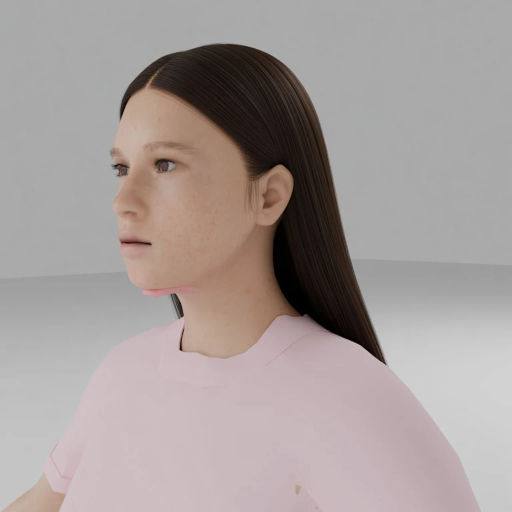
#> input picture tools/openclinxr/hair-groom-2/targets/target-three_quarter-a1.png, 1024 x 1024 px, found by its file name (shown at 1/2 size)
$ python make_sheet37.py
#> lines starting #> are read from the running program, lines starting #| are printed output that depends on the picture
#!/usr/bin/env python3
"""groom37 contact sheet (E driver; PIL only).

Rows 3q(+x) / 3q(-x flip) / profile(+x) / profile(-x flip) /
ear +x / ear -x flip; cols target | groom36 | groom37
(-x rows: target cell dark, no -x target; ear rows: target dark).
Flip: horizontal (np.fliplr) so -x reads like +x.
"""
from __future__ import annotations

from pathlib import Path

import numpy as np
from PIL import Image, ImageDraw

E = Path(__file__).resolve().parent
E36 = E.parent / "hair-groom36"
SCR = Path("/Volumes/files/src/openclinxr/.openclinxr/scratch"
           "/target-views/aisha-v3")
TGT = {"three_quarter": SCR / "target-three_quarter-a1.png",
       "profile_90": SCR / "target-profile.png"}
W = 512


def load(p, w=W):
#> called with w = 512
    im = Image.open(str(p)).convert("RGB")
#> im is the input picture: PIL image 1024x1024 RGB; mean R, G, B 166, 156.8, 154.8
    return im.resize((w, w))
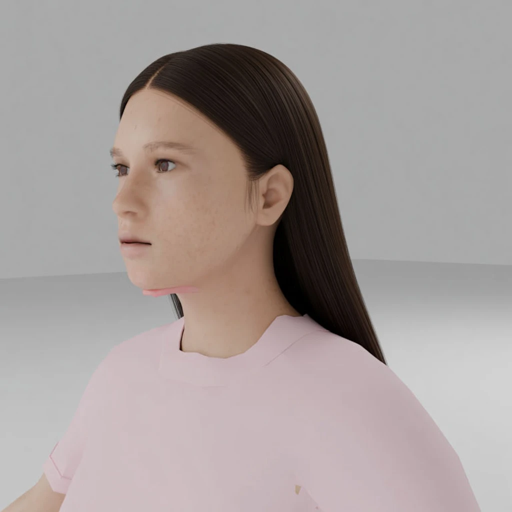
#> returned value: PIL image 512x512 RGB; mean R, G, B 166, 156.8, 154.8


def flip(im):
    return Image.fromarray(np.fliplr(np.asarray(im)))


def label(im, text):
    d = ImageDraw.Draw(im)
    d.rectangle([0, 0, im.width, 28], fill=(0, 0, 0))
    d.text((8, 6), text, fill=(255, 255, 0))
    return im


def dark(text):
    return label(Image.new("RGB", (W, W), (20, 20, 20)), text)


def main():
    nneg = lambda d, v: flip(load(d / (v + ".png")))  # noqa: E731
    rows = []
    for v, nm in (("three_quarter", "3q"), ("profile_90", "profile")):
        rows.append((nm + " +x", [load(TGT[v]),
                                  load(E36 / ("renders-36/" + v + ".png")),
                                  load(E / ("renders-37/" + v + ".png"))]))
        rows.append((nm + " -x flip", [dark("no -x target"),
                                       nneg(E36 / "renders-36neg", v),
                                       nneg(E / "renders-37neg", v)]))
    rows.append(("ear +x", [dark("n/a"),
                             load(E36 / "renders-36ear/front.png"),
                             load(E / "renders-37ear/front.png")]))
    rows.append(("ear -x flip", [dark("n/a"),
                                 flip(load(E36 / "renders-36ear/"
                                            "three_quarter.png")),
                                 flip(load(E / "renders-37ear/"
                                            "three_quarter.png"))]))
    cols = ["target", "36", "37"]
    H = len(rows) * W
    sheet = Image.new("RGB", (3 * W, H), (0, 0, 0))
    for i, (nm, ims) in enumerate(rows):
        for j, im in enumerate(ims):
            sheet.paste(label(im, "%s | %s" % (nm, cols[j])),
                        (j * W, i * W))
    out = E / "sheet.png"
    sheet.save(out)
    print("wrote", out, sheet.size)


if __name__ == "__main__":
#> (the run stopped early here; a loop or call above may not have finished)

$ run again, with tools/openclinxr/hair-groom-2/targets/target-back-a1.png copied over tools/openclinxr/hair-groom-2/targets/target-three_quarter-a1.png
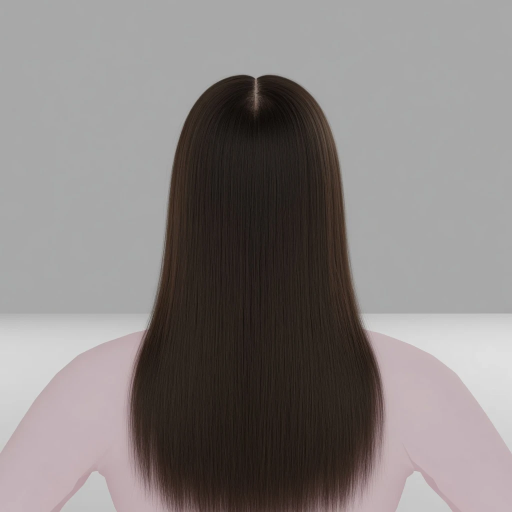
#> input picture tools/openclinxr/hair-groom-2/targets/target-back-a1.png, 1024 x 1024 px, found by its file name (shown at 1/2 size)
#> in load, im is the input picture: PIL image 1024x1024 RGB; mean R, G, B 134.9, 129.4, 128.3
#> in load, `return im.resize((w, w))`:
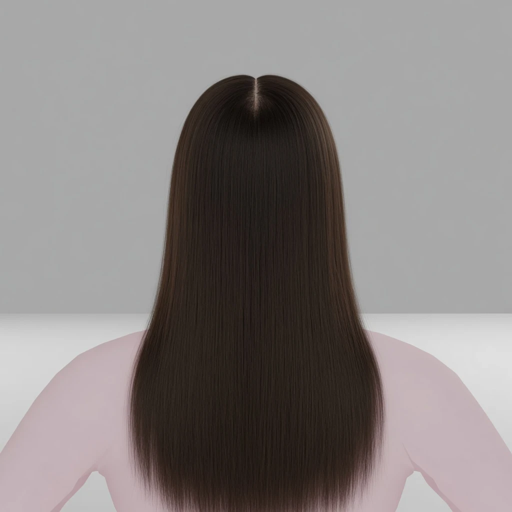
#> returned value: PIL image 512x512 RGB; mean R, G, B 134.9, 129.4, 128.3

$ run again, with tools/openclinxr/hair-groom-2/targets/target-front-a1.png copied over tools/openclinxr/hair-groom-2/targets/target-three_quarter-a1.png
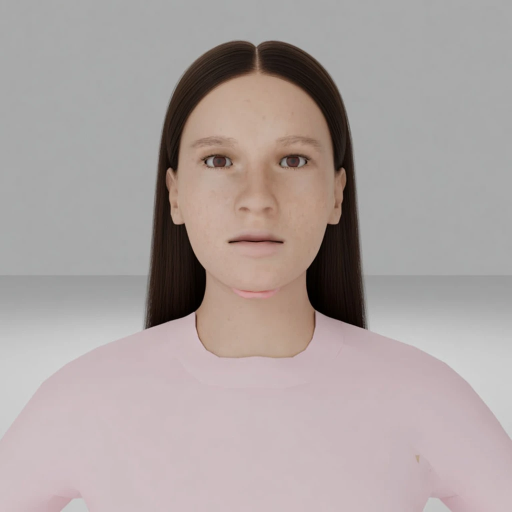
#> input picture tools/openclinxr/hair-groom-2/targets/target-front-a1.png, 1024 x 1024 px, found by its file name (shown at 1/2 size)
#> in load, im is the input picture: PIL image 1024x1024 RGB; mean R, G, B 172.1, 161.9, 160.2
#> in load, `return im.resize((w, w))`:
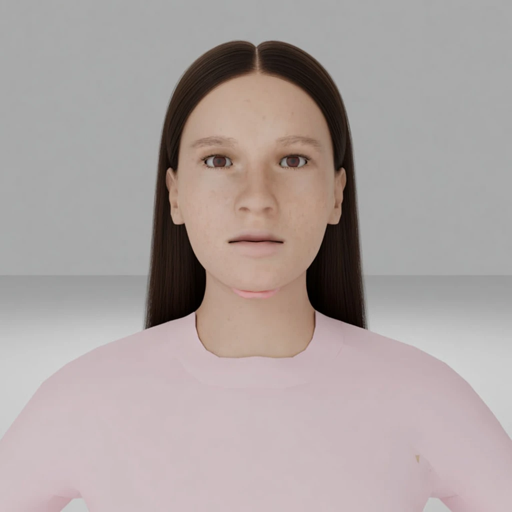
#> returned value: PIL image 512x512 RGB; mean R, G, B 172.1, 161.9, 160.2

$ run again, with tools/openclinxr/hair-groom-2/targets/target-profile-a1.png copied over tools/openclinxr/hair-groom-2/targets/target-three_quarter-a1.png
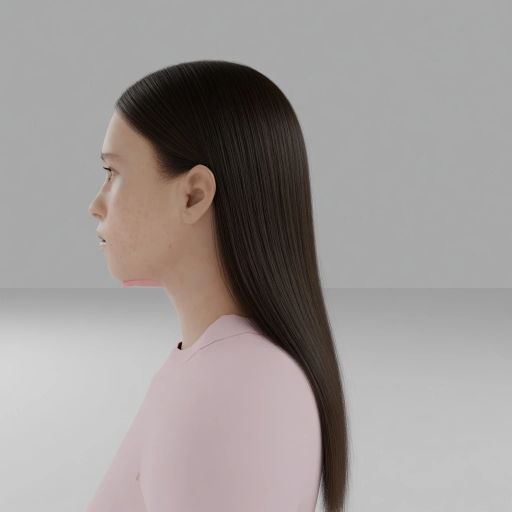
#> input picture tools/openclinxr/hair-groom-2/targets/target-profile-a1.png, 1024 x 1024 px, found by its file name (shown at 1/2 size)
#> in load, im is the input picture: PIL image 1024x1024 RGB; mean R, G, B 158.1, 152.7, 151.2
#> in load, `return im.resize((w, w))`:
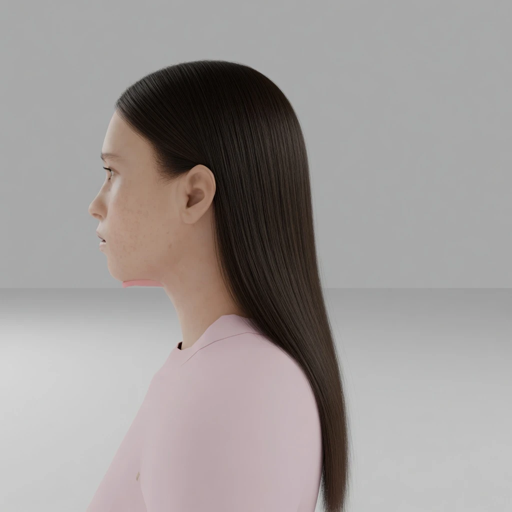
#> returned value: PIL image 512x512 RGB; mean R, G, B 158.1, 152.7, 151.2
